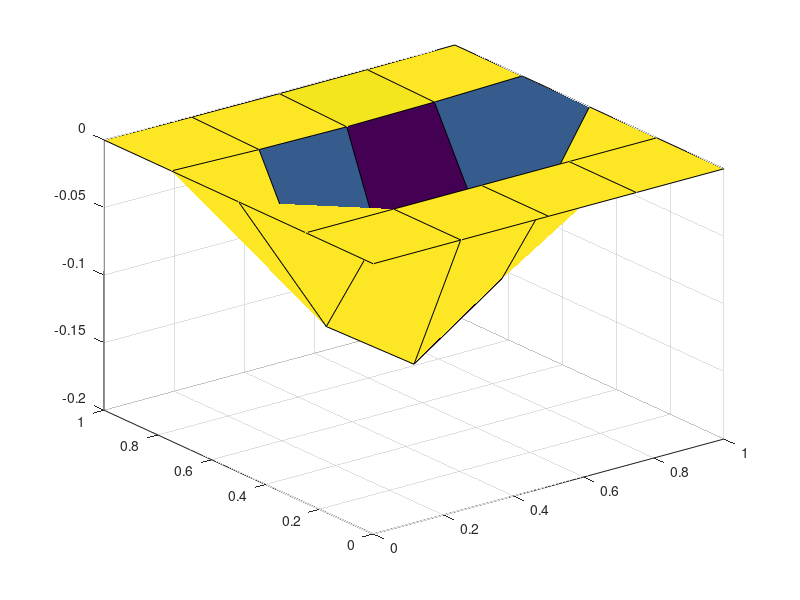
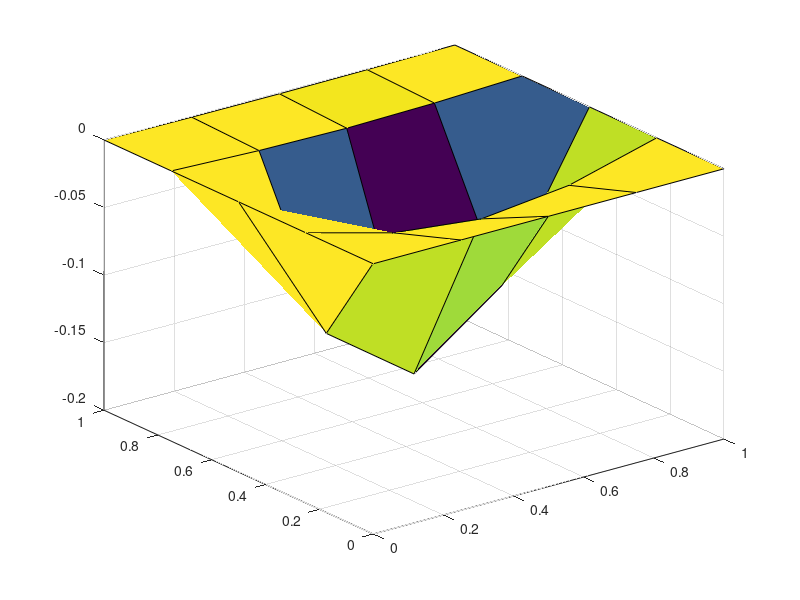

Reproduce these figures in MATLAB, in order.
%% Direct method
clear all
clc
%% size of grid
disp('Pass size of grid : ');
K=input('K = ');
L=input('L = ');
%% determination of grid step and optimal delta value
h=1.0/(K-1.0);
g=1.0/(L-1.0);
delta=0.5-((g*g)/(12.0*h));

t=zeros(1,K);
x=zeros(1,L);
alfa=zeros(1,L);
beta=zeros(1,L);
%% initial conditions
alfa(2)=0;
beta(2)=0;
%% setting a value of A, B i C
A=-delta/(g*g);
B=(2.0*delta/(g*g))+(1.0/h);
C=-delta/(g*g);

y=zeros(K,L);
F=zeros(K,L);
%% 
if (g*g)<=(delta*h)
	% determination of grid node values
    for i=1:K
        t(i)=(i-1.0)*h;
    end
    for j=1:L
         x(j)=(j-1.0)*g;
    end
    % initial condition
    for j=1:L
         y(1,j)=0;
    end
    % boundary conditions
    for i=1:K
         y(i,1)=0;
         y(i,L)=0;
    end
    for i=1:K-1
        for j=2:L-1
            E=7*pi*sin(pi*x(j))*sin(7*pi*t(i))*exp(-pi*pi*t(i));
            F(i,j)=-E-(((1.0-delta)/(g*g))*(y(i,j+1)+y(i,j-1)))+((2*(1.0-delta))/(g*g)-(1.0/h))*y(i,j);
            alfa(j+1)=C/(-B-alfa(j)* A);
            beta(j+1)=(A*beta(j)+F(i,j))/(-B-alfa(j)*A);
        end
        % determination of solution
        for j = L-1:-1:1
            y(i+1,j)=alfa(j+1)*y(i+1,j+1)+beta(j+1);
        end
    end
    disp(y);
    % graph of solutions
    figure('Name','3D graph of approximate solution');
    surf(t,x,y);
    xlim([0 1])
    ylim([0 1])
    
    % analytical/accurate value
    % d=sin(x*pi)*exp(-pi*pi*t)*(1-cos(7*pi*t));
    d=zeros(K,L);
    for i=1:K
       for j=1:L
           d(i,j)=sin(x(j)*pi)*exp(-pi*pi*t(i))*(1-cos(7*pi*t(i)));
       end
    end
    % value of the mean square error
    sum=0;
    for i=1:K
       for j=1:L
           sum=sum+(y(i,j)-d(i,j))^2;
       end
    end
    err=(sum^(1/2))/(K*L);
    result=['Error = ',num2str(err)];
    disp(result);
    
    % 3D graph of error
    err_plot=zeros(K,L);
    for i=1:K
       for j=1:L
           err_plot(i,j)=(y(i,j)-d(i,j));
       end
    end
    figure('Name','3D graph of error')
    surf(t,x,err_plot);
    xlim([0 1])
    ylim([0 1])
else
	disp('Does not meet the condition ');
end

